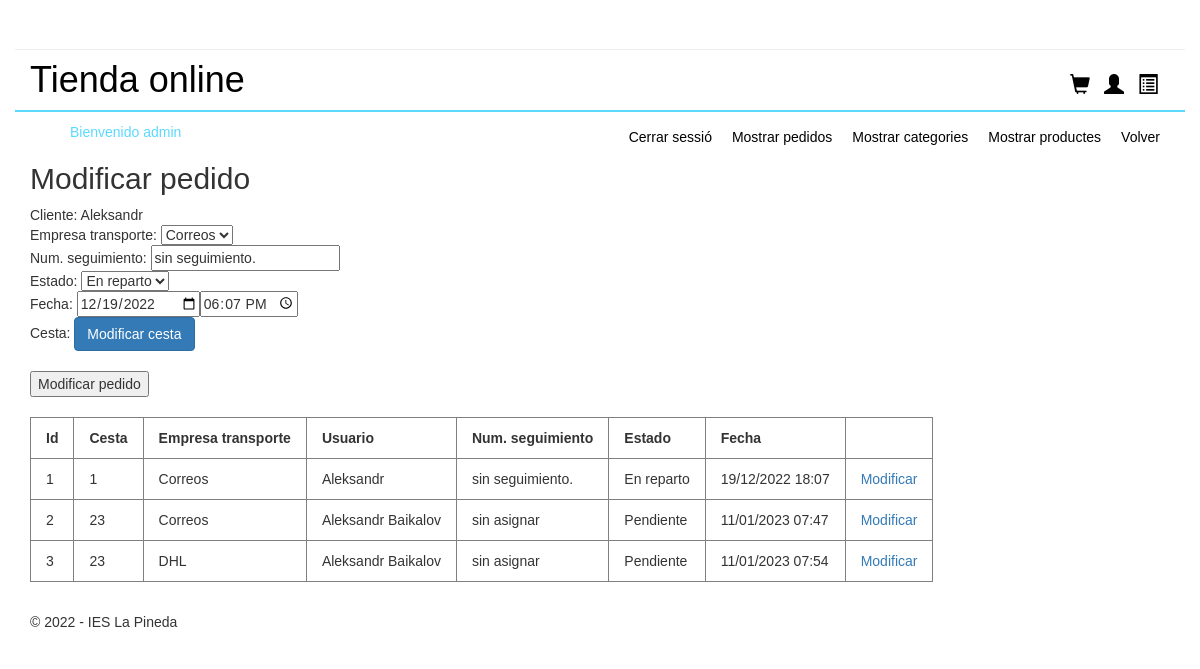
Page /admin/admin.php?controller=Pedido&action=iniciarModificarPedido&id_pedido=1 (signed in) on the committed database.
### tables this page shows
CREATE TABLE `usuarios` (
  `id_usuario` int(15) NOT NULL,
  `nombre` varchar(48) NOT NULL,
  `correo` varchar(48) NOT NULL,
  `telefono` varchar(14) DEFAULT NULL,
  `contraseña` varchar(256) NOT NULL,
  `direccion` varchar(124) DEFAULT NULL,
  `provincia` varchar(24) DEFAULT NULL,
  `cp` varchar(12) DEFAULT NULL
);

CREATE TABLE `pedidos` (
  `id_pedido` int(11) NOT NULL,
  `fk_id_cesta` int(11) NOT NULL,
  `fk_id_empresa_transporte` int(11) NOT NULL,
  `fk_id_usuario` int(11) NOT NULL,
  `num_seguimiento` varchar(128) DEFAULT NULL,
  `estado` int(1) NOT NULL,
  `fecha` int(15) NOT NULL
);

CREATE TABLE `empresa_transporte` (
  `id_empresa_transporte` int(100) NOT NULL,
  `nombre_empresa_transporte` varchar(256) NOT NULL,
  `precio_empresa_transporte` int(10) NOT NULL
);

### models/database.php (called while the page is built, shortened)
<?php
class Database{
    public function __construct(){
        $servername = "localhost";
        $dbname= "botiga";
        $username = "root";
        $password = "";
		$this->db = new PDO("mysql:host=$servername;dbname=$dbname",$username, $password);
    }
}

### admin/models/pedido.php (called while the page is built, shortened)
<?php
require_once("../models/database.php");
class Pedido extends Database
{
    private $id_pedido;
    private $fk_id_cesta;
    private $fk_id_empresa_transporte;
    private $fk_id_usuario;
    private $num_seguimiento;
    private $estado;
    private $fecha;
    function getFkIdCesta()
    {
        return $this->fk_id_cesta;
    }
    function getFkIdEmpresaTransporte()
    {
        return $this->fk_id_empresa_transporte;
    }
    function getNombreUsuario($id)
    {
        $id_usuario = strval($id);
        $sql = "SELECT nombre FROM usuarios WHERE id_usuario = ".$id_usuario;
        $result = $this->db->query($sql);
        $row = $result->fetch(PDO::FETCH_ASSOC);
        $nombre = $row['nombre'];
        return $nombre;
    }
    function getNumSeguimiento()
    {
        return $this->num_seguimiento;
    }
    function getEstado()
    {
        return $this->estado;
    }
    function getFecha()
    {
        return $this->fecha;
    }
    function setIdPedido($id_pedido)
    {
        $this->id_pedido = $id_pedido;
    }
    function conectar()
    {
        $this->db->query("SET NAMES 'utf8'");
    }
    function fetchPedido() {
        $sql = "SELECT * FROM pedidos WHERE id_pedido = ".$this->id_pedido;
        $result = $this->db->query($sql);
        $row = $result->fetch(PDO::FETCH_ASSOC);
        $this->fk_id_cesta = $row['fk_id_cesta'];
        $this->fk_id_empresa_transporte = $row['fk_id_empresa_transporte'];
        $this->fk_id_usuario = $row['fk_id_usuario'];
        $this->num_seguimiento = $row['num_seguimiento'];
        $this->estado = $row['estado'];
        $this->fecha = $row['fecha'];
    }
    function getTransportistas() {
        $sql = "SELECT * FROM empresa_transporte";
        $result = $this->db->query($sql);
        $transportistasArray = array();
        while ($row = $result->fetch(PDO::FETCH_ASSOC)) {
            $transportistasArray[] = $row;
        }
        return $transportistasArray;
    }
    function getClientName() {
        $sql = "SELECT nombre FROM usuarios WHERE id_usuario = ".$this->fk_id_usuario;
        $result = $this->db->query($sql);
        $row = $result->fetch(PDO::FETCH_ASSOC);
        $nombre = $row['nombre'];
        return $nombre;
    }
}

### admin/models/cesta.php (called while the page is built, shortened)
<?php
require_once("../models/database.php");
class Cesta extends Database
{
    function mostrarPedidos()
    {
        $stmt = $this->db->prepare("SELECT * FROM pedidos");
        $pedidos = array();
        if ($stmt->execute()) {
            while ($row = $stmt->fetch(PDO::FETCH_ASSOC)) {
                $pedidos[] = $row;
            }
        }
        return $pedidos;
    }
}

### admin/views/mostrarPedidos.php (the view, shortened to what this page needs)
<?php
if ($_SESSION['role'] == 'admin') {
    echo "<table border='1' id='tablapedidos'>";
    echo "<tr>";
    echo "<th>Id</th>";
    echo "<th>Cesta</th>";
    echo "<th>Empresa transporte</th>";
    echo "<th>Usuario</th>";
    echo "<th>Num. seguimiento</th>";
    echo "<th>Estado</th>";
    echo "<th>Fecha</th>";
    echo "</tr>";
    foreach ($todosLosPedidos as $pedido) {
        echo "<tr>";
        echo "<td>" . $pedido['id_pedido'] . "</td>";
        echo "<td>" . $pedido['fk_id_cesta'] . "</td>";
        echo "<td>";
        foreach ($transportistasArray as $transportista) {
            if ($transportista['id_empresa_transporte'] == $pedido['fk_id_empresa_transporte']) {
                echo $transportista['nombre_empresa_transporte'];
            }
        }
        echo "</td>";
        echo "<td>" . $pedidos->getNombreUsuario($pedido['fk_id_usuario']) . "</td>";
        echo "<td>" . $pedido['num_seguimiento'] . "</td>";
        echo "<td>";
        for ($i = 0; $i < 5; $i++) {
            if ($i == $pedido['estado']) {
                if ($i == 0) {
                    echo "Pendiente";
                } else if ($i == 1) {
                    echo "Enviado";
                } else if ($i == 2) {
                    echo "En reparto";
                } else if ($i == 3) {
                    echo "Entregado";
                }
            }
        }
        echo "</td>";
        $fecha = date("d/m/Y H:i", $pedido['fecha']);
        echo "<td>" . $fecha . "</td>";
        echo "<td><a href='?controller=Pedido&action=iniciarModificarPedido&id_pedido=" . $pedido['id_pedido'] . "' id='modificarpedido'>Modificar</a></td>";
        echo "</tr>";
    }
    echo "</table>";
} else {
    echo "<p>No tienes permisos para ver esta página</p>";
    header("Refresh:3; url=admin.php");
}
?>

### admin/views/modificarPedido.php (shortened to what this page needs)
<h2>Modificar pedido</h2>
<form action="admin.php?controller=Pedido&action=modificarPedido" method="post">
    Cliente:
    <?php
    $nombre_cliente = $pedido->getClientName();
    echo $nombre_cliente;
    ?>
    <br/>
    Empresa transporte:
    <?php
    echo "<select name='fk_id_empresa_transporte'>";
    foreach ($transportistasArray as $transportista) {
        if ($transportista['id_empresa_transporte'] == $pedido->getFkIdEmpresaTransporte()) {
            echo "<option value='" . $transportista['id_empresa_transporte'] . "' selected>" . $transportista['nombre_empresa_transporte'] . "</option>";
        } else {
            echo "<option value='" . $transportista['id_empresa_transporte'] . "'>" . $transportista['nombre_empresa_transporte'] . "</option>";
        }
    }
    echo "</select>";
    ?>
    <br/>
    Num. seguimiento:
    <input type="text" name = "num_seguimiento" value="<?php echo $pedido->getNumSeguimiento() ?>">
    <br/>
    Estado:
    <?php
    echo "<select name='estado'>";
    for ($i = 0; $i < 5; $i++) {
        if ($i == $pedido->getEstado()) {
            if ($i == 0) {
                echo "<option value='" . $i . "' selected>" . "Pendiente" . "</option>";
            } else if ($i == 1) {
                echo "<option value='" . $i . "' selected>" . "Enviado" . "</option>";
            } else if ($i == 2) {
                echo "<option value='" . $i . "' selected>" . "En reparto" . "</option>";
            } else if ($i == 3) {
                echo "<option value='" . $i . "' selected>" . "Entregado" . "</option>";
            }
        }
    }
    echo "</select>";
    ?>
    <br/>
    Fecha:
    <?php
    $fecha = date("Y-m-d", $pedido->getFecha());
    $hora = date("H:i", $pedido->getFecha());
    echo "<input type='date' name='fecha' value='" . $fecha . "'>";
    echo "<input type='time' name='hora' value='" . $hora . "'>";
    ?>
    <br/>
    Cesta:
    <a href="admin.php?controller=Cesta&action=iniciarModificarCesta&id_cesta=<?php echo $pedido->getFkIdCesta(); ?>" class="btn btn-primary">Modificar cesta</a>
    <br/>
    <br/>
    <input type = "submit" value="Modificar pedido">
    <br/>
    <br/>
</form>

### styles/style.css (style rules this page uses)
* { font-family: Verdana, Geneva, Tahoma, sans-serif; }
h1 { font-family: Verdana, Geneva, sans-serif; font-size: 24px; font-style: normal; font-variant: normal; font-weight: 700; line-height: 26.4px; }
h1 a { text-decoration: none; color: black; }
.col-md-12 { border-bottom: 2px solid #5bd9ff; }
.pull-right { margin: 30px 5px 5px 5px; width: 100px; height: 30px; }
.glyphicon-shopping-cart { padding: 3px 5px 5px 5px; color: black; font-size: 20px; }
.glyphicon-user { padding: 3px 5px 5px 5px; color: black; font-size: 20px; }
.glyphicon-list-alt { padding: 3px 5px 5px 5px; color: black; font-size: 20px; }
#tablapedidos tr th { padding: 10px 15px 10px 15px; }
#tablapedidos tr td { padding: 10px 15px 10px 15px; }
footer { text-align: center; height: 30px; margin-top: 30px; }

### rows in the picture
usuarios: nombre "Aleksandr"
pedidos: num_seguimiento "sin seguimiento.", estado "En reparto", fecha "12/19/2022", hora "18:07", id_pedido "1", fk_id_cesta "1", fk_id_usuario.nombre "Aleksandr", fecha "19/12/2022 18:07"
empresa_transporte: nombre_empresa_transporte "Correos"
pedidos: id_pedido "2", fk_id_cesta "23", fk_id_usuario.nombre "Aleksandr Baikalov", num_seguimiento "sin asignar", estado "Pendiente", fecha "11/01/2023 07:47"
pedidos: id_pedido "3", fk_id_cesta "23", fk_id_usuario.nombre "Aleksandr Baikalov", num_seguimiento "sin asignar", estado "Pendiente", fecha "11/01/2023 07:54"
empresa_transporte: nombre_empresa_transporte "DHL"

### other values in the picture
$_SESSION['role'] "admin"
form field fk_id_empresa_transporte "Correos"
